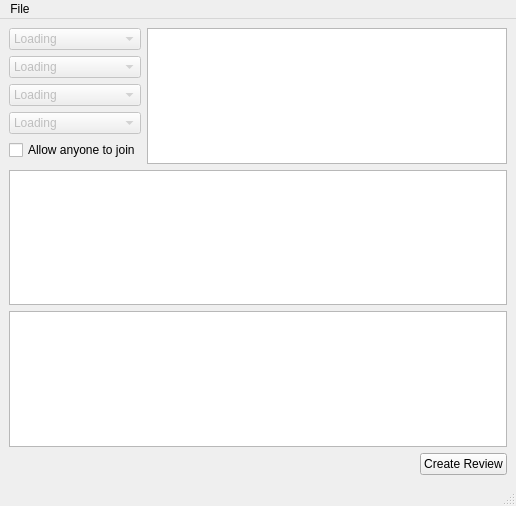
<?xml version="1.0" encoding="UTF-8"?>
<ui version="4.0">
 <class>MainWindow</class>
 <widget class="QMainWindow" name="MainWindow">
  <property name="geometry">
   <rect>
    <x>0</x>
    <y>0</y>
    <width>516</width>
    <height>506</height>
   </rect>
  </property>
  <property name="windowTitle">
   <string>MainWindow</string>
  </property>
  <widget class="QWidget" name="centralwidget">
   <layout class="QVBoxLayout" name="verticalLayout_2">
    <item>
     <layout class="QHBoxLayout" name="horizontalLayout">
      <item>
       <layout class="QVBoxLayout" name="verticalLayout">
        <item>
         <widget class="QComboBox" name="repository">
          <property name="enabled">
           <bool>false</bool>
          </property>
          <item>
           <property name="text">
            <string>Loading</string>
           </property>
          </item>
         </widget>
        </item>
        <item>
         <widget class="QComboBox" name="project">
          <property name="enabled">
           <bool>false</bool>
          </property>
          <item>
           <property name="text">
            <string>Loading</string>
           </property>
          </item>
         </widget>
        </item>
        <item>
         <widget class="QComboBox" name="author">
          <property name="enabled">
           <bool>false</bool>
          </property>
          <item>
           <property name="text">
            <string>Loading</string>
           </property>
          </item>
         </widget>
        </item>
        <item>
         <widget class="QComboBox" name="moderator">
          <property name="enabled">
           <bool>false</bool>
          </property>
          <item>
           <property name="text">
            <string>Loading</string>
           </property>
          </item>
         </widget>
        </item>
        <item>
         <widget class="QCheckBox" name="checkBox">
          <property name="enabled">
           <bool>true</bool>
          </property>
          <property name="text">
           <string>Allow anyone to join</string>
          </property>
         </widget>
        </item>
       </layout>
      </item>
      <item>
       <widget class="QListWidget" name="reviewers"/>
      </item>
     </layout>
    </item>
    <item>
     <widget class="QTextEdit" name="objectives"/>
    </item>
    <item>
     <widget class="QTreeView" name="contents"/>
    </item>
    <item>
     <layout class="QHBoxLayout" name="horizontalLayout_2">
      <item>
       <spacer name="horizontalSpacer">
        <property name="orientation">
         <enum>Qt::Horizontal</enum>
        </property>
        <property name="sizeHint" stdset="0">
         <size>
          <width>40</width>
          <height>20</height>
         </size>
        </property>
       </spacer>
      </item>
      <item>
       <widget class="QPushButton" name="pushButton">
        <property name="text">
         <string>Create Review</string>
        </property>
       </widget>
      </item>
     </layout>
    </item>
   </layout>
  </widget>
  <widget class="QMenuBar" name="menubar">
   <property name="geometry">
    <rect>
     <x>0</x>
     <y>0</y>
     <width>516</width>
     <height>22</height>
    </rect>
   </property>
   <widget class="QMenu" name="menuFile">
    <property name="title">
     <string>File</string>
    </property>
    <addaction name="actionQuit"/>
   </widget>
   <addaction name="menuFile"/>
  </widget>
  <widget class="QStatusBar" name="statusbar"/>
  <action name="actionQuit">
   <property name="text">
    <string>Quit</string>
   </property>
   <property name="shortcut">
    <string>Ctrl+Q</string>
   </property>
  </action>
 </widget>
 <resources/>
 <connections/>
</ui>
